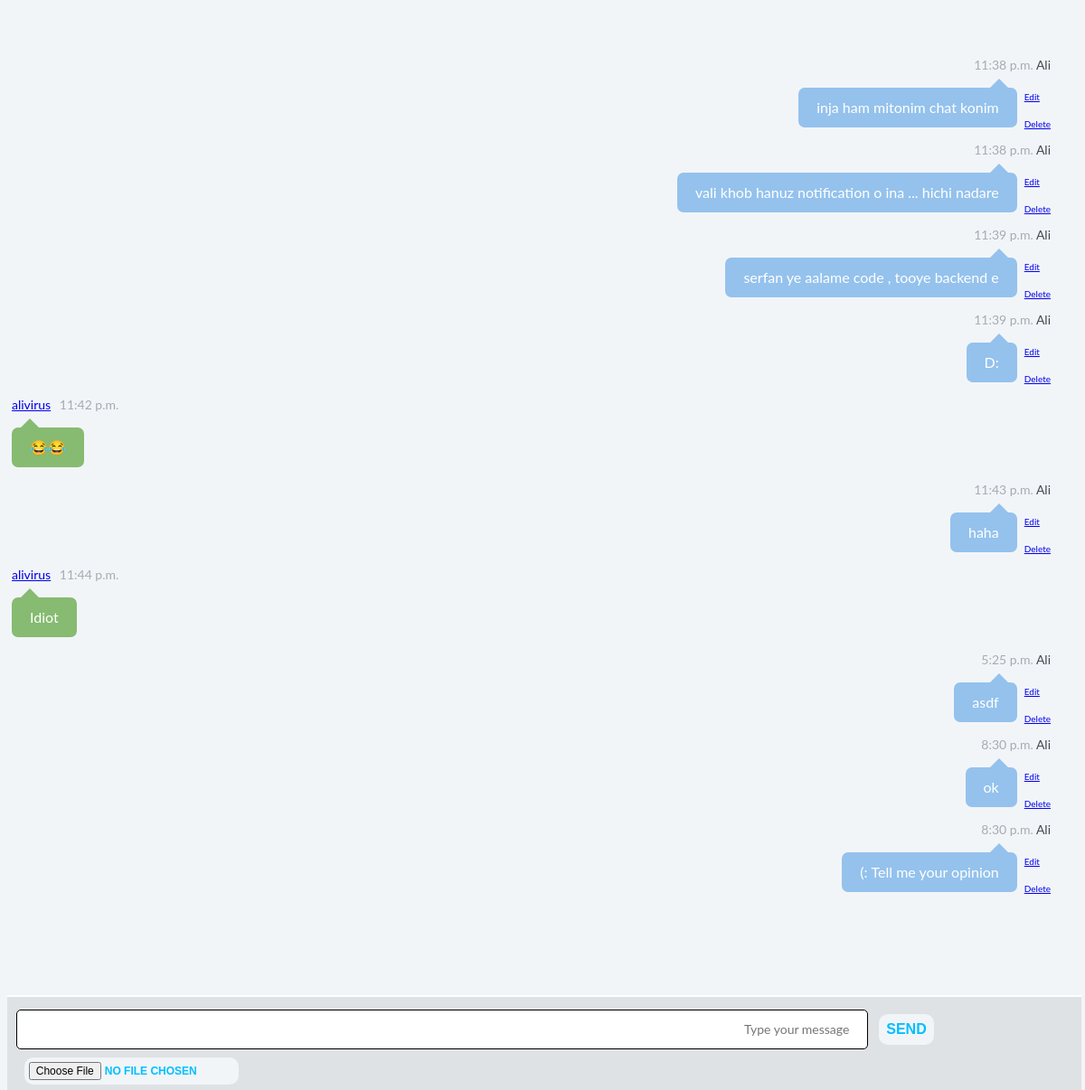
Screenshot of /private-chat/8 (signed in) with the database file from the repository.
### chat/models.py (models this page shows, shortened)
class Chat(models.Model):
    user        = models.ForeignKey(User, null=True, on_delete=models.SET_NULL)
    message     = models.TextField(null=True, blank=True)
    roomid      = models.ForeignKey(Room, blank=True, null=True, on_delete=models.SET_NULL)
    datetime    = models.DateTimeField(blank=True)
    unread      = models.BooleanField(default=False)
    image       = models.ImageField(upload_to='images/', null=True)
    def get_url_edit(self):
        return reverse("chat_edit", kwargs={"msg_id" : self.id, "room_id" : self.roomid_id})
    def get_url_delete(self):
        return reverse("chat_delete", kwargs={"msg_id" : self.id, "room_id" : self.roomid_id})

### chat/views.py (the view)
# urls.py: path('private-chat/<int:pv_id>', private_chat_view, name="private-chat"),
@login_required()
def private_chat_view(request, pv_id):
    cursor = connection.cursor()
    cursor.execute('''select auth_user.username
                            FROM chat_room, chat_members, auth_user
                            WHERE (auth_user.id = chat_members.userid_id)
                                    AND (chat_members.roomid_id = chat_room.id )
                                    AND (chat_room.id = ''' + str(pv_id) + ''')''')
    name_rooms = cursor.fetchall()   # Username , Room Hayi ke Taraf Tooshe
    name1_rooms = name_rooms[0]      # Name e Nafar Avale Too PV
    name2_rooms = name_rooms[1]      # Name e Nafar Dovom Too PV
    if name1_rooms[0] != request.user.username:     # Age Nafar Aval Too PV Khodam Naboodam
        pv_username = name1_rooms[0]      # List Az Name PV Hayi Ke Dari
    else:
        pv_username = name2_rooms[0]      # List Az Name PV Hayi Ke Dari
    print(request.user.username + " Trying To Send PV Message To " + pv_username )
    if request.method == "POST":
        form = SendMessageModelForm(request.POST, request.FILES)
        if form.is_valid():
            object              = form.save(commit=False)
            object.user         = request.user
            object.datetime     = datetime.now()
            object.roomid_id    = pv_id
            object.unread       = True
            if not (form.cleaned_data.get("message") == '' and form.cleaned_data.get("image") is None):
                print(request.user.username + " Send Message To " + pv_username + " ---> " + form.cleaned_data.get("message"))
                object.save()
        form = SendMessageModelForm()
    else:
        form = SendMessageModelForm(request.FILES)
    obj = Chat.objects.filter(roomid_id=pv_id).order_by('datetime')
    for i in obj:
        i.time = i.datetime.time()
        try:
            i.firstChar = i.message[0]
        except:
            i.firstChar = ''
    cursor3 = connection.cursor()
    cursor3.execute('''Update chat_chat
                            Set unread=0
                            WHERE   NOT (user_id = ''' + str(request.user.id) + ''')
                                    AND (roomid_id =''' + str(pv_id) + ''')''')
    pv_list = Navbar.pv_list(request)
    sum_unreads = Navbar.sum_unreads(pv_list)
    context = {
        "obj": obj,
        "form": form,
        "tool_2": tool_2,
        "pv_list": pv_list,
        "user": request.user,
        "sum_unreads": sum_unreads,
    }
    return render(request, "chat.html", context)

### chat/forms.py
class SendMessageModelForm(forms.ModelForm):
    message = forms.CharField(label='', required=False, widget=forms.Textarea(
            attrs={
                "placeholder": "Type your message",
                "rows" : "1",
                "dir" : "rtl",
                "id" : "textarea",
            }
        )
    )
    image = forms.ImageField(label='', required=False)
    class Meta:
        model = Chat
        fields = [
            'message',
            'image',
        ]
    def clean_message(self):
        message = self.cleaned_data.get("message")
        message_tmp = message.lower()
        msg = message_tmp.split()
        for i in tool_1.Curse:
            if i.lower() in msg:
                raise forms.ValidationError("PLS BE POLITE")
        return message

### chat/views.py (called while the page is built)
    def sum_unreads(pv_list):
        sum_unreads = 0
        for i in pv_list:
            sum_unreads = sum_unreads + i.unread            # Kolle PM Haye Unread Ro Hesab Mikone
        return sum_unreads

### chat/templates/chat.html (shortened to what this page needs)
{% load static %}
<html>
        <link rel="stylesheet" type="text/css" href="{% static 'newChat.css' %}">
        <link rel="stylesheet" type="text/css" href="{% static 'navbar.css' %}">
        <link rel="stylesheet" href="https://cdnjs.cloudflare.com/ajax/libs/font-awesome/4.7.0/css/font-awesome.min.css">
    <body id="chat-history">
     <div>
        <div class="chat">
            <div class="chat-history">
              <ul>
                {% for i in obj %}
                    {% if user == i.user %}
                        {% if i.firstChar in tool_2.alphabet %}
                            <li id={{ forloop.counter }} class="clearfix">
                              <div class="message-data align-right">
                                <span class="message-data-time">{{ i.time }}</span>
                                <span class="message-data-name">{{i.user.username}}</span>
                              </div>
                              <div class="float-right" style="font-size:10px; margin-right:0px; margin-left: 8px">
                                <div><a href="{{ i.get_url_edit }}">Edit</a></div>
                                <div style="margin-top:10px"><a href="{{ i.get_url_delete }}">Delete</a></div>
                              </div>
                                {% if i.image %}
                                  <div class="message other-message float-right" style="padding:5px">
                                    <a href="{{ i.image.url }}" target="_blank"><img src="{{ i.image.url }}" style="max-height: 500px; max-width:100%"/></a>
                                    {{ i.message }}
                                  </div>
                                {% else %}
                                    <div class="message other-message float-right">
                                {{ i.message }}
                                    </div>
                                {% endif%}
                            </li>
                        {% else %}
                            <li id={{ forloop.counter }} class="clearfix">
                              <div class="message-data align-right">
                                <span class="message-data-time">{{ i.time }}</span>
                                      <span class="message-data-name">{{i.user.username}}</span>
                              </div>
                              <div class="float-right" style="font-size:10px; margin-right:0px; margin-left: 8px">
                                <div><a href="{{ i.get_url_edit }}">Edit</a></div>
                                <div style="margin-top:10px"><a href="{{ i.get_url_delete }}">Delete</a></div>
                              </div>
                              {% if i.image %}
                                  <div class="message other-message float-right" dir="rtl" style="padding:5px">
                                    <a href="{{ i.image.url }}" target="_blank"><img src="{{ i.image.url }}" style="max-height: 500px; max-width:100%"/></a>
                                    {{ i.message }}
                                  </div>
                                {% else %}
                                    <div class="message other-message float-right" dir="rtl">
                                {{ i.message }}
                                    </div>
                                {% endif%}
                            </li>
                        {% endif %}
                    {% else %}
                        {% if i.firstChar in tool_2.alphabet %}
                            <li id={{ forloop.counter }}>
                              <div class="message-data">
                                  <span><a href="/profile/{{i.user.username}}" class="message-data-name">{{i.user.username}}</a></span>
                                <span class="message-data-time">{{ i.time }}</span>
                              </div>
                                {% if i.image %}
                                  <div class="message my-message" style="padding:5px">
                                    <a href="{{ i.image.url }}" target="_blank"><img src="{{ i.image.url }}" style="max-height: 500px; max-width:100%"/></a>
                                    {{ i.message }}
                                  </div>
                                {% else %}
                                    <div class="message my-message">
                                {{ i.message }}
                                    </div>
                                {% endif%}
                            </li>
                        {% else %}
                            <li id={{ forloop.counter }}>
                              <div class="message-data">
                                <span><a href="/profile/{{i.user.username}}" class="message-data-name">{{i.user.username}}</a></span>
                                <span class="message-data-time">{{ i.time }}</span>
                              </div>
                                {% if i.image %}
                                  <div class="message my-message" dir="rtl" style="padding:5px">
                                    <a href="{{ i.image.url }}" target="_blank"><img src="{{ i.image.url }}" style="max-height: 500px; max-width:100%"/></a>
                                    {{ i.message }}
                                  </div>
                                {% else %}
                                    <div class="message my-message" dir="rtl">
                                {{ i.message }}
                                    </div>
                                {% endif%}
                            </li>
                        {% endif %}
                    {% endif %}
                {% endfor %}
                  <div class="emptyPlace"></div>
              </ul>
            </div>
        <div class="chat-message clearfix">
            <form method="POST" enctype="multipart/form-data">{% csrf_token %}
                {{ form.as_p }}
                <input id="send" type="submit" value="Send">
            </form>
        </div>
    </body>
</html>

### chat/static/newChat.css (style rules this page uses)
*, *:before, *:after { box-sizing: border-box; }
body { background: #F2F5F8; font: 14px/20px "Lato", Arial, sans-serif; padding: 0px 0; padding-top:40px; color: white; width: 97%; height: 100%: }
ul { list-style-type: none; }
.chat { width: 100%; color: #434651; float: left; }
.chat .chat-history { padding-right:10px; margin-left:-35px; }
.chat .chat-history .message-data { margin-bottom: 15px; }
.chat .chat-history .message-data-time { color: #a8aab1; padding-left: 6px; }
.chat .chat-history .message { color: white; padding: 12px 20px; line-height: 20px; font-size: 16px; border-radius: 7px; margin-bottom: 15px; position: relative; }
.chat .chat-history .message:after { bottom: 100%; left: 20px; border: solid transparent; content: " "; height: 0; width: 0; position: absolute; pointer-events: none; border-bottom-color: #86BB71; border-width: 10px; margin-left: -10px; }
.chat .chat-history .my-message { background: #86BB71; display: inline-block; max-width: 90%; }
.chat .chat-history .other-message { background: #94C2ED; max-width: 80%; display: inline-block; }
.chat .chat-history .other-message:after { border-bottom-color: #94C2ED; left: calc(100% - 20px); }
.chat .chat-message { padding-left:10px; padding-bottom:15px; width: 99%; position: fixed; bottom: 0; border-top: 2px solid white; background: rgba(152,152,152,0.2); }
.chat .chat-message textarea { width: 80%; float:left; border: none; padding: 10px 20px; font: 14px/22px "Lato", Arial, sans-serif; margin-bottom: 30px; border-radius: 5px; resize: none; border:1px solid black; }
.chat .chat-message input { float: right; color: #00bfff; font-size: 16px; border-radius:10px; text-transform: uppercase; border: none; cursor: pointer; font-weight: bold; background: #F2F5F8; top: 18%; padding:8px; margin-left:1%; margin-right:5%; position: absolute; }
.align-right { text-align: right; }
.float-right { float: right; }
.clearfix:after { visibility: hidden; display: block; font-size: 0; content: " "; clear: both; height: 0; }
.emptyPlace { height:190px; width:100%; }
#id_image { float: left; color: #00bfff; font-size: 12px; border-radius:10px; text-transform: uppercase; border: none; cursor: pointer; background: #F2F5F8; top: 65%; left: -5px; margin-left:2%; padding:5px; position: absolute; }

### rows the page displays
Chat: time "11:38 p.m.", user.username "Ali", message "inja ham mitonim chat konim"
Chat: time "11:38 p.m.", user.username "Ali", message "vali khob hanuz notification o ina ... hichi nadare"
Chat: time "11:39 p.m.", user.username "Ali", message "serfan ye aalame code , tooye backend e"
Chat: time "11:39 p.m.", user.username "Ali", message ":D"
Chat: user.username "alivirus", time "11:42 p.m.", message "😂😂"
Chat: time "11:43 p.m.", user.username "Ali", message "haha"
Chat: user.username "alivirus", time "11:44 p.m.", message "Idiot"
Chat: time "5:25 p.m.", user.username "Ali", message "asdf"
Chat: time "8:30 p.m.", user.username "Ali", message "ok"
Chat: time "8:30 p.m.", user.username "Ali", message "Tell me your opinion :)"
